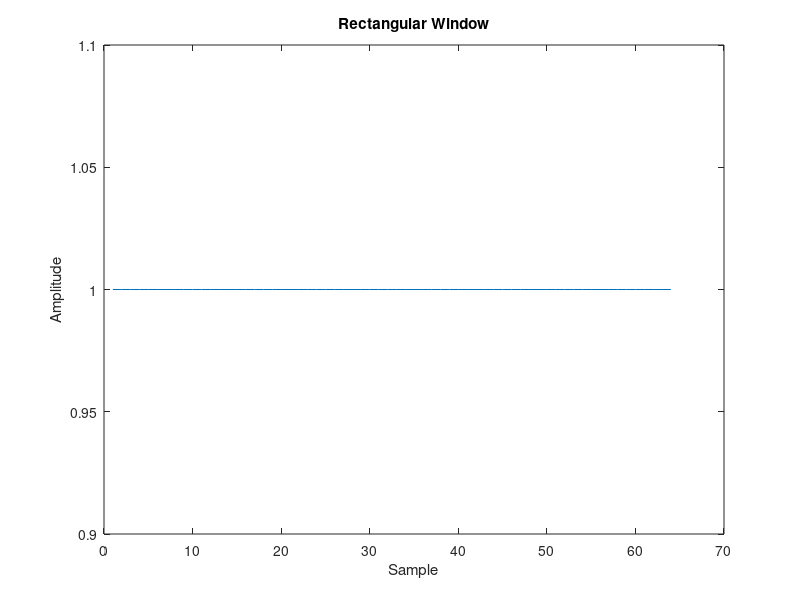
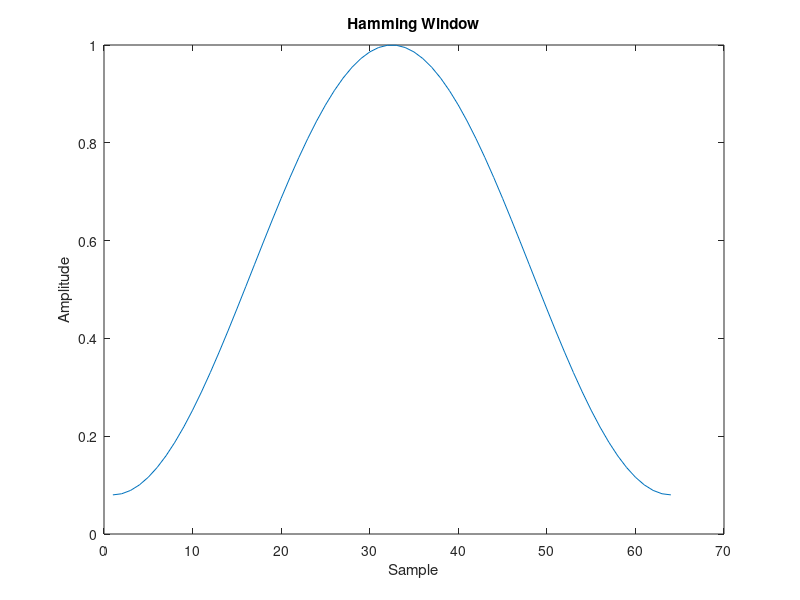
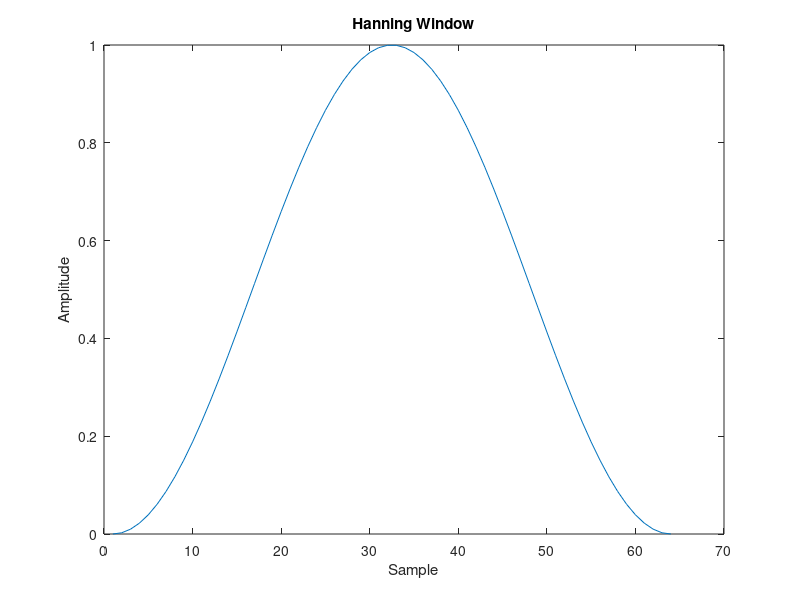
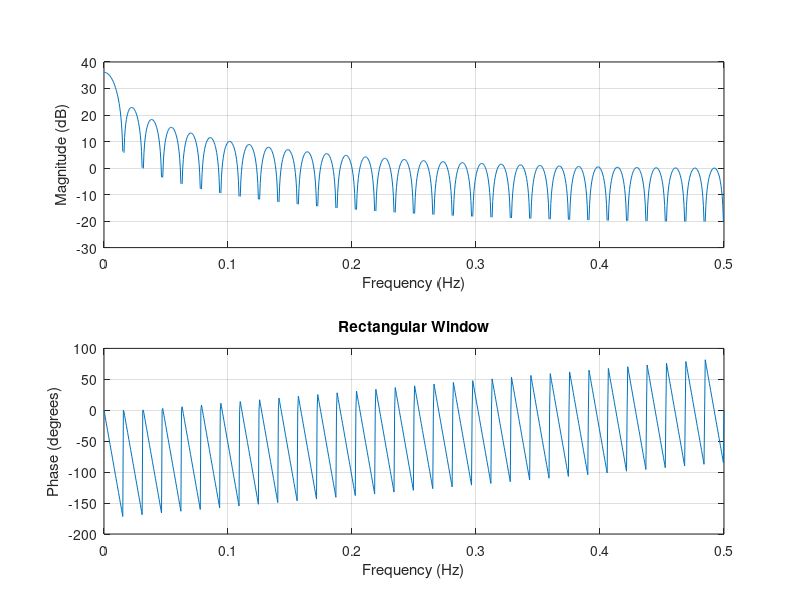

Recreate these plots in MATLAB, in order.
N = 64;

rec_win = ones(1, N);
hamm_win = hamming(N);
hann_win = hanning(N);

window_length = 64;
rec_win = ones(1, window_length);

% Rectangular window
figure;
plot(rec_win);
title('Rectangular Window');
xlabel('Sample');
ylabel('Amplitude');

window_length = 64;
hamm_win = hamming(window_length);

% Hamming window
figure;
plot(hamm_win);
title('Hamming Window');
xlabel('Sample');
ylabel('Amplitude');

window_length = 64;
hann_win = hann(window_length);

% Hanning window
figure;
plot(hann_win);
title('Hanning Window');
xlabel('Sample');
ylabel('Amplitude');


% Frequency response 
figure;
freqz(rec_win, 1, 1024, 1);
title('Rectangular Window');

figure;
freqz(hamm_win, 1, 1024, 1);
title('Hamming Window');

figure;
freqz(hann_win, 1, 1024, 1);
title('Hanning Window');
